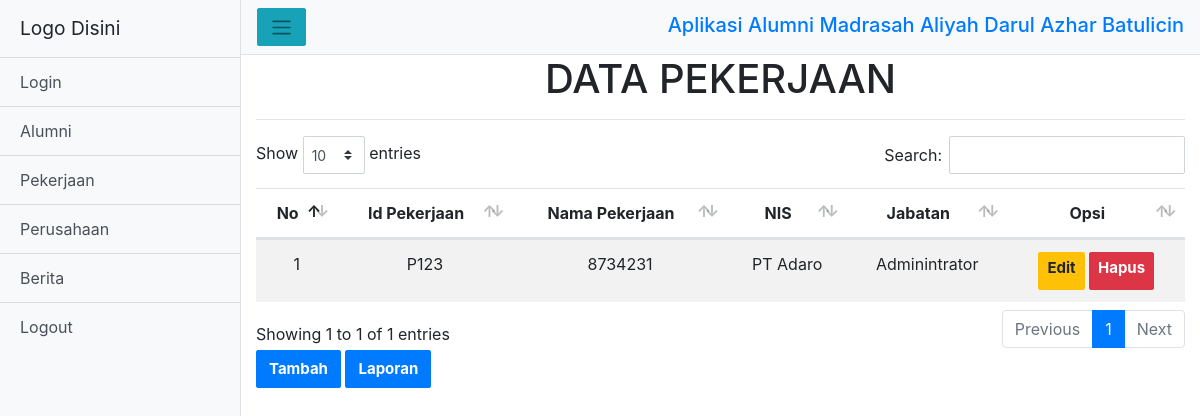
/index_.php?view=pekerjaan, run on the app's committed database.
### tables this page shows
CREATE TABLE `data_pekerjaan` (
  `id_pekerjaan` varchar(100) NOT NULL,
  `nis` varchar(12) NOT NULL,
  `nama_pekerjaan` varchar(50) NOT NULL,
  `jabatan` varchar(25) NOT NULL
);

### models/admin.php (called while the page is built, shortened)
<?php
class Admin
{
  private $mysqli;
  function __construct($mysqli)
  {
    $this->mysqli = $mysqli;
  }
  public function showPekerjaan(){
    $db = $this->mysqli->conn;
    $sql = "SELECT * FROM data_pekerjaan";
    $query = $db->query($sql);
    return $query;
  }
}
?>

### views/pekerjaan/data-pekerjaan.php (the view)
<div class="header-hal">
    <center><h1>DATA PEKERJAAN</h1></center>
    <hr>
</div>
<div class="daftar-table table-responsive">
    <table class="table table-striped text-center" id="table">
      <thead>
      <tr>
        <th>No</th>
        <th>Id Pekerjaan</th>
        <th>Nama Pekerjaan</th>
        <th>NIS</th>
        <th>Jabatan</th>
        <th>Opsi</th>
      </tr>
    </thead>
    <tbody>
    <?php
    $data = $objAdmin->showPekerjaan();
    $no = 1;
    while ($a = $data->fetch_object()) {
    ?>
    <tr>
      <td><?= $no; ?></td>
      <td><?= $a->id_pekerjaan; ?></td>
      <td><?= $a->nis; ?></td>
      <td><?= $a->nama_pekerjaan; ?></td>
      <td><?= $a->jabatan; ?></td>
      <td>
        <a href="?view=edit-pekerjaan&id_pekerjaan=<?=$a->id_pekerjaan; ?>" class="btn btn-sm btn-warning">Edit</a>
        <a href="?view=hapus-pekerjaan&id_pekerjaan=<?=$a->id_pekerjaan; ?>" class="btn btn-sm btn-danger">Hapus</a>
      </td>
    </tr>
      <?php
      $no++;
      }
      ?>
    </tbody>
    </table>
</div>
<a href="?view=tambah-data-pekerjaan">
  <button type="button" class="btn btn-primary">Tambah</button>
</a>
<a href="views/pekerjaan/laporan-pekerjaan.php">
  <button type="button" class="btn btn-primary">Laporan</button>
</a>

### assets/css/simple-sidebar.css (style rules this page uses)
body { overflow-x: hidden; }
@media (min-width: 768px) { .form-control, .btn { min-height: 38px; border-radius: 2px; } }
@media (min-width: 768px) { .btn { font-size: 15px; font-weight: bold; } }

### data on the page
data_pekerjaan: id_pekerjaan "P123", nis "8734231", nama_pekerjaan "PT Adaro", jabatan "Adminintrator"
